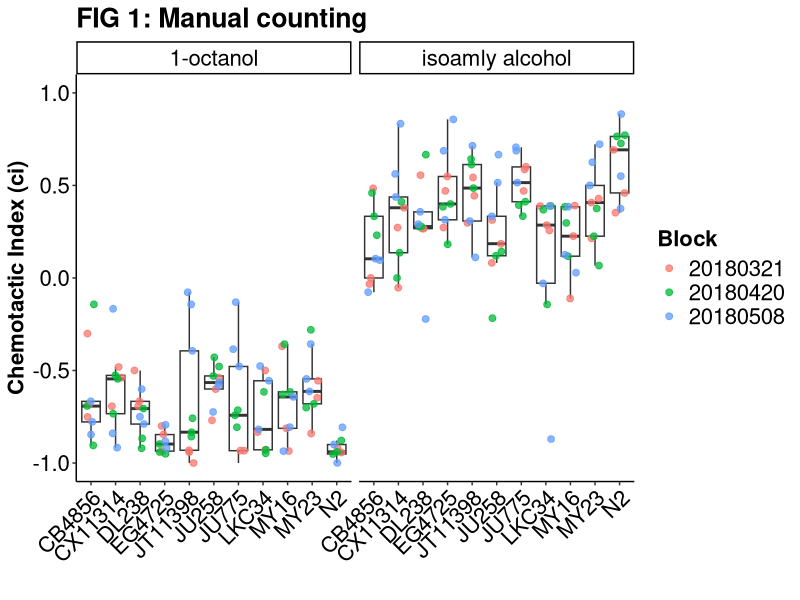
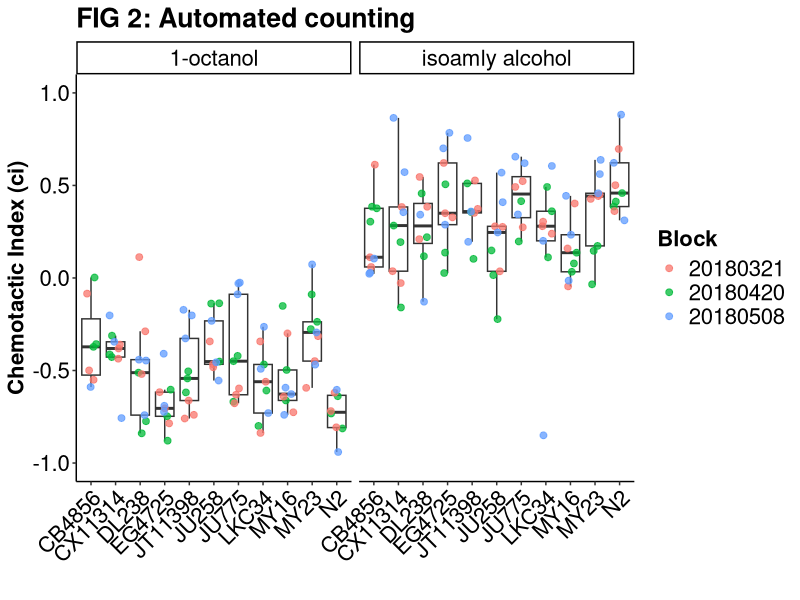
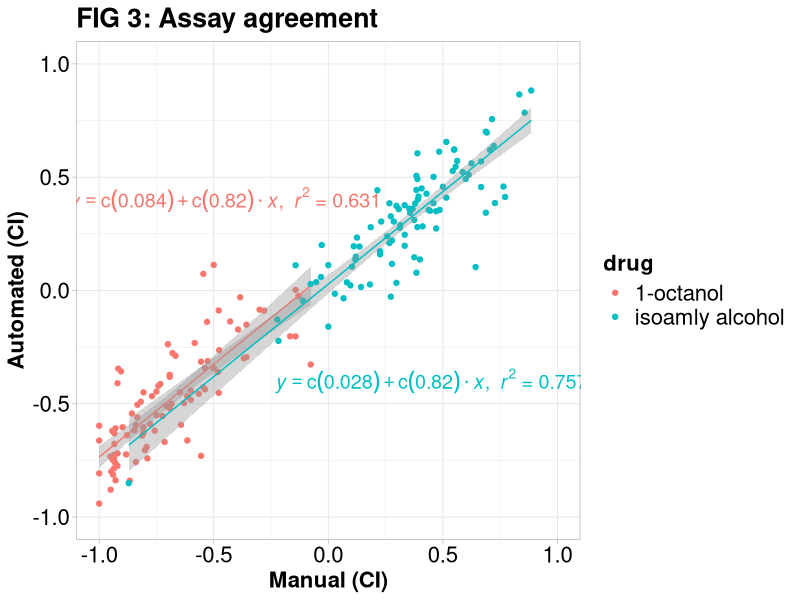
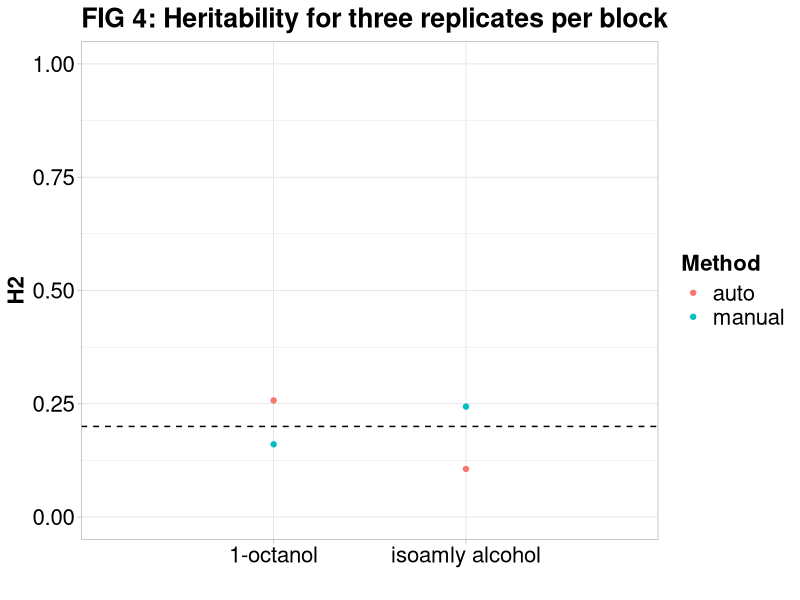
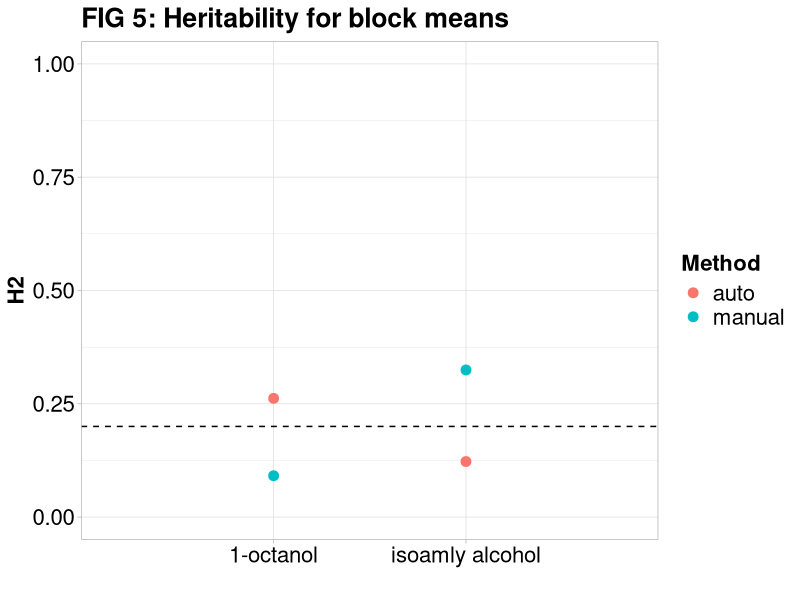
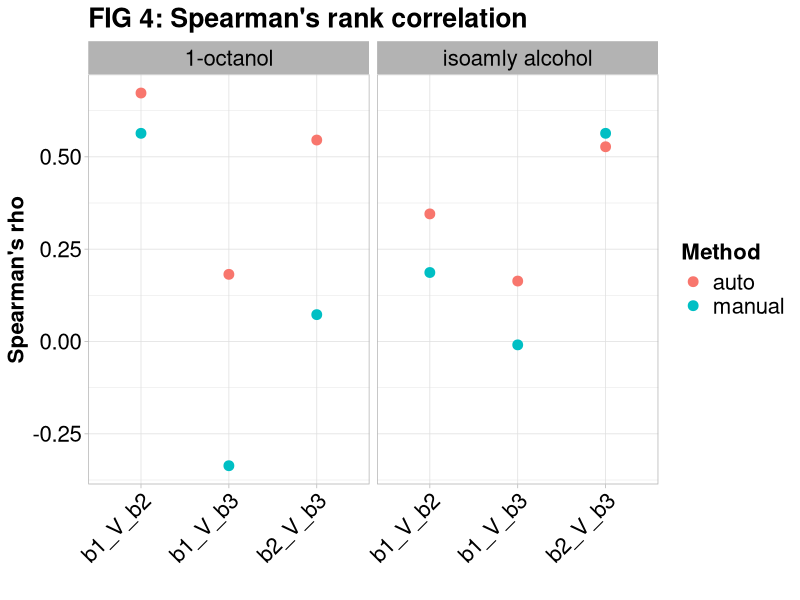
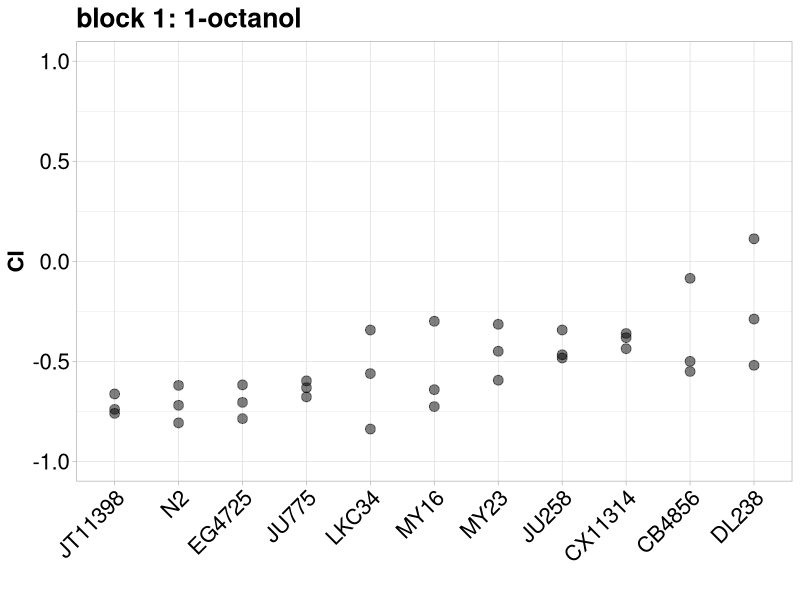
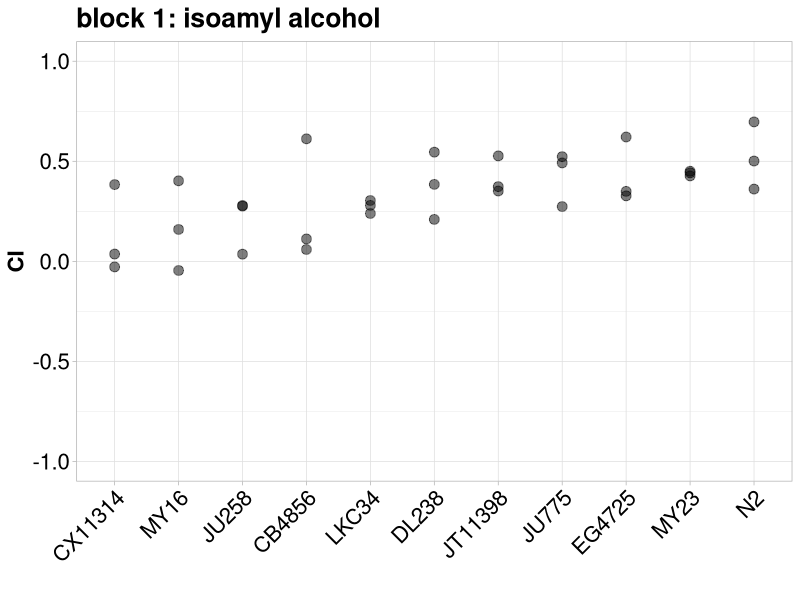

Write the R code that produced these figures, in order. (Note: this script raises an error after producing the figures.)
## ---- chunk 1
library(tidyverse)
library(scales)
try(setwd(dirname(rstudioapi::getActiveDocumentContext()$path)))
## ---- chunk 2
df <- as.data.frame(read.csv(file = "Results_Block_3_4_6b_8.csv", header = T))


df <- df%>%
  dplyr::select(-X, -X.1, -X.2) %>%
  dplyr::filter(CI != "#DIV/0!") %>%
  dplyr::filter(strain != "ED3017") %>%
  dplyr::filter(!is.na(Assay),
                Assay != "20180307") %>% #filter block 20180307
  dplyr::mutate(CI = as.numeric(as.character(CI)),
                drug = ifelse(drug == "isa", "isoamly alcohol", "1-octanol"))

glimpse(df)


# define heritability test
H2.test <- function(data){
  
  pheno <- as.data.frame(dplyr::select(data, phenotype))[,1]
  strain <- as.factor(data$strain)
  
  reffMod <- lme4::lmer(pheno ~ 1 + (1|strain))
  
  Variances <- as.data.frame(lme4::VarCorr(reffMod, comp = "Variance"))
  
  Vg <- Variances$vcov[1]
  Ve <- Variances$vcov[2]
  H2 <- Vg/(Vg+Ve)
  
  return(H2)
}



## ---- chunk 3
# Plotting CI manual counts

fig1 <- ggplot(df %>% dplyr::filter(counter == "manual")) +
  aes(x = strain, y = CI) +
  geom_boxplot(outlier.shape = NA) +
  geom_jitter(aes(color = as.factor(Assay)), width = .25, alpha = 0.75, size = 2)+
  ylim(-1,1) +
  facet_grid(~drug) +
  theme_classic() +
   theme(title = element_text(size = 16, color = "black", face = "bold"),
        axis.title = element_text(size = 16, color = "black", face = "bold"),
        axis.text = element_text(size = 16, color = "black"),
        legend.text = element_text(size = 16, color = "black"),
        strip.text.x = element_text(size = 16, colour = "black")) + 
  labs(title = "FIG 1: Manual counting", color = "Block", x = "", y = "Chemotactic Index (ci)") +
  theme(axis.text.x = element_text(angle = 45, vjust = 1, hjust=1)) +
  theme(legend.position="right")
fig1

ggsave('fig1_manual_CI.pdf', width = 12, height = 8)
ggsave('fig1_manual_CI.png', width = 12, height = 8)

# Plotting automated counts

fig2 <- ggplot(df %>% dplyr::filter(counter == "auto")) +
  aes(x = strain, y = CI) +
  geom_boxplot(outlier.shape = NA) +
  geom_jitter(aes(color = as.factor(Assay)), width = .25, alpha = 0.75, size = 2)+
  facet_grid(~drug) +
  ylim(-1,1) +
  theme_classic() +
   theme(title = element_text(size = 16, color = "black", face = "bold"),
        axis.title = element_text(size = 16, color = "black", face = "bold"),
        axis.text = element_text(size = 16, color = "black"),
        legend.text = element_text(size = 16, color = "black"),
        strip.text.x = element_text(size = 16, colour = "black")) + 
  labs(title = "FIG 2: Automated counting", color = "Block", x = "", y = "Chemotactic Index (ci)") +
  theme(axis.text.x = element_text(angle = 45, vjust = 1, hjust=1)) +
  theme(legend.position="right")
fig2

ggsave('fig2_auto_CI.pdf', width = 12, height = 8)
ggsave('fig2_auto_CI.png', width = 12, height = 8)

# correlation between manual and auto
lm_eqn <- function(df){
    m <- lm(auto_ci ~ man_ci, df);
    eq <- substitute(italic(y) == a + b %.% italic(x)*","~~italic(r)^2~"="~r2, 
         list(a = format(coef(m)[1], digits = 2), 
              b = format(coef(m)[2], digits = 2), 
             r2 = format(summary(m)$r.squared, digits = 3)))
    as.character(as.expression(eq));                 
}
## ---- chunk 4
# Fitting correlation with ggplot to two compopunds manual counts vs. automated counts
df_corr <- df %>%
  dplyr::select(-Drug_Count, -Control_Count, -count) %>%
  tidyr::spread(counter, CI) %>% 
  dplyr::rename(man_ci = manual, auto_ci = auto)

# Add two linear regression plots red = #F8766D, blue = #00BFC4
# show_col(hue_pal()(2))

fig3 <- ggplot() +
  geom_point(data = df_corr %>% dplyr::filter( drug == "1-octanol"), aes(x = man_ci, y = auto_ci, color = as.factor(drug))) +
  geom_smooth(data = df_corr %>% dplyr::filter(drug == "1-octanol"), aes(x = man_ci, y = auto_ci), method=lm, color = "#F8766D", size = 0.5) +
  geom_text(data = df_corr %>% dplyr::filter( drug == "1-octanol"), x = -.45, y = 0.4, label = lm_eqn(df_corr %>% dplyr::filter(drug == "1-octanol")), parse = TRUE, check_overlap = TRUE, color = "#F8766D", size = 5) +
  geom_point(data = df_corr %>% dplyr::filter( drug == "isoamly alcohol"), aes(x = man_ci, y = auto_ci, color = as.factor(drug))) +
  geom_smooth(data = df_corr %>% dplyr::filter(drug == "isoamly alcohol"), aes(x = man_ci, y = auto_ci), method=lm, color = "#00BFC4", size = 0.5) +
  geom_text(data = df_corr %>% dplyr::filter( drug != "1-octanol"), x = .45, y = -0.4, label = lm_eqn(df_corr %>% dplyr::filter(drug != "1-octanol")), parse = TRUE, check_overlap = TRUE, color = "#00BFC4", size = 5) +
  xlim(-1,1) +
  ylim(-1,1) +
   theme_light() +
   theme(title = element_text(size = 16, color = "black", face = "bold"),
        axis.title = element_text(size = 16, color = "black", face = "bold"),
        axis.text = element_text(size = 16, color = "black"),
        legend.text = element_text(size = 16, color = "black")) + 
  labs(title = "FIG 3: Assay agreement", color = "drug", x = "Manual (CI)", y = "Automated (CI)") +
  theme(legend.position="right")
fig3

ggsave('fig3_assay_agreement_CI.pdf', width = 12, height = 8)
ggsave('fig3_assay_agreement_CI.png', width = 12, height = 8)


## ---- chunk 5
# Calculate heritability including three replicates per block
h2_df_full<- df %>%
  dplyr::rename(trait = drug, phenotype = CI) %>%
  dplyr::select(-Drug_Count, -Control_Count, -Image_ID) %>% 
  dplyr::mutate(strain = as.character(strain)) %>%
  dplyr::arrange(counter, trait, strain)

# export heritability dataframe
rio::export(h2_df_full, "chemotaxis_heritability_dataframe.csv")

h2_df<- h2_df_full %>%
  dplyr::group_by(counter, trait) %>%
  dplyr::do(broom::tidy(H2.test(.))) %>%
  dplyr::rename(H2 = x) %>%
  dplyr::ungroup()

fig4 <- ggplot() +
  geom_point(data = h2_df, aes(x = trait, y = H2, color = counter)) +
  #geom_point(data = h2_df %>% dplyr::filter(counter == "auto"), aes(x = trait, y = H2)) +
  #geom_point(data = h2_df %>% dplyr::filter(counter == "manual"), aes(x = trait, y = H2)) +
  ylim(0,1) +
  geom_line(aes(x = c(0,3), y = 0.2), linetype="dashed", color="black") +
  theme_light() +
   theme(title = element_text(size = 16, color = "black", face = "bold"),
        axis.title = element_text(size = 16, color = "black", face = "bold"),
        axis.text = element_text(size = 16, color = "black"),
        legend.text = element_text(size = 16, color = "black")) + 
  labs(title = "FIG 4: Heritability for three replicates per block", color = "Method", x = "", y = "H2") +
  theme(legend.position="right")
fig4

ggsave('fig4_h2_reps.pdf', width = 12, height = 8)
ggsave('fig4_h2_reps.png', width = 12, height = 8)

# Calculate heritability with replicates averaged per block
h2_df_2<- df %>%
  dplyr::group_by(Assay, drug, strain, counter) %>%
  dplyr::mutate(mean_CI = mean(CI)) %>%
  dplyr::distinct(Assay, counter, strain, drug, .keep_all = T) %>%
  dplyr::rename(trait = drug, phenotype = mean_CI) %>%
  dplyr::select(-Drug_Count, -Control_Count, -Image_ID, -CI) %>%
  dplyr::ungroup() %>%
  dplyr::mutate(strain = as.character(strain)) %>%
  dplyr::group_by(counter, trait) %>%
  dplyr::do(broom::tidy(H2.test(.))) %>%
  dplyr::rename(H2 = x) %>%
  dplyr::ungroup()

fig5 <- ggplot() +
  geom_point(data = h2_df_2, aes(x = trait, y = H2, color = counter), size = 3) +
  #geom_point(data = h2_df %>% dplyr::filter(counter == "auto"), aes(x = trait, y = H2)) +
  #geom_point(data = h2_df %>% dplyr::filter(counter == "manual"), aes(x = trait, y = H2)) +
  ylim(0,1) +
  geom_line(aes(x = c(0,3), y = 0.2), linetype="dashed", color="black") +
  theme_light() +
   theme(title = element_text(size = 16, color = "black", face = "bold"),
        axis.title = element_text(size = 16, color = "black", face = "bold"),
        axis.text = element_text(size = 16, color = "black"),
        legend.text = element_text(size = 16, color = "black")) + 
  labs(title = "FIG 5: Heritability for block means", color = "Method", x = "", y = "H2") +
  theme(legend.position="right")
fig5

ggsave('fig5_h2_means.pdf', width = 12, height = 8)
ggsave('fig5_h2_means.png', width = 12, height = 8)

## ---- chunk 6
df_rank <- df %>%
  dplyr::group_by(Assay, drug, strain, counter) %>%
  dplyr::mutate(mean_CI = mean(CI)) %>%
  dplyr::distinct(Assay, counter, strain, drug, .keep_all = T) %>%
  dplyr::group_by(Assay, drug, counter) %>%
  dplyr::mutate(r_CI = rank(CI),
                scaledr_CI = scales::rescale(r_CI, to = range(CI))) %>%
  dplyr::select(Assay, counter, strain, drug, CI) %>%
  tidyr::spread(Assay, CI) %>%
  dplyr::rename("block_1" = `20180321`, "block_2" = `20180420`, "block_3" = `20180508`) %>%
  dplyr::group_by(counter, drug) %>%
  dplyr::mutate(b1_V_b2 = cor(block_1, block_2, method = "spearman"),
                b1_V_b3 = cor(block_1, block_3, method = "spearman"),
                b2_V_b3 = cor(block_2, block_3, method = "spearman")) %>%
  dplyr::distinct(counter, drug, .keep_all = T) %>%
  tidyr::gather(cor, value, b1_V_b2, b1_V_b3, b2_V_b3) %>%
  dplyr::select(-strain, -block_1, -block_2, -block_3)

cor_plot <- ggplot(df_rank) +
  aes(x = cor, y = value, color = counter) +
  geom_point(size = 3) +
  facet_wrap(~drug)+
  theme_light() +
   theme(title = element_text(size = 16, color = "black", face = "bold"),
        axis.title = element_text(size = 16, color = "black", face = "bold"),
        axis.text = element_text(size = 16, color = "black"),
        legend.text = element_text(size = 16, color = "black"),
        strip.text.x = element_text(size = 16, colour = "black"),
        axis.text.x = element_text(angle = 45, hjust = 1)) + 
  labs(title = "FIG 4: Spearman's rank correlation", x = "", y = "Spearman's rho", color = "Method") +
  theme(legend.position="right")
cor_plot

ggsave('fig6_rank_order.pdf', width = 12, height = 8)
ggsave('fig6_rank_order.png', width = 12, height = 8)
## ---- chunk 7
# Function for flagging outliers (used 2.5 * IQR)
flag_outliers <- function(x, na.rm = TRUE, ...) {
  qnt <- quantile(x, probs=c(.25, .75), na.rm = na.rm, ...)
  H <- 2.5 * IQR(x, na.rm = na.rm)
  y <- x
  y[x < (qnt[1] - H)] <- "TRUE"
  y[x > (qnt[2] + H)] <- "TRUE"
  y[x > (qnt[1] - H) & x < (qnt[2] + H)] <- "FALSE"
  y
  }

#remove flagged outliers then take mean of replicates within blocks
df_proc_ranks <- df %>%
  dplyr::group_by(counter, strain, drug) %>%
  dplyr::mutate(CI_outlier = flag_outliers(CI)) %>%
  dplyr::filter(CI_outlier != "TRUE") %>%
  dplyr::group_by(Assay, drug, strain, counter) %>%
  dplyr::mutate(mean_CI = mean(CI))
  
#plot CI by block and method
df_proc_ranks_plot_a <- 
  ggplot(df_proc_ranks %>% dplyr::filter(Assay == "20180321", counter == "auto", drug == "1-octanol")) +
  #geom_boxplot(aes(x = forcats::fct_reorder(strain, mean_CI), y = CI)) +
  geom_point(aes(x = forcats::fct_reorder(strain, mean_CI), y = CI), size = 3, alpha = .5) +
  theme_light() +
  ylim(-1,1) +
  theme(title = element_text(size = 16, color = "black", face = "bold"),
        axis.title = element_text(size = 16, color = "black", face = "bold"),
        axis.text = element_text(size = 16, color = "black"),
        legend.text = element_text(size = 16, color = "black"),
        strip.text.x = element_text(size = 16, colour = "black"),
        axis.text.x = element_text(angle = 45, hjust = 1)) + 
  labs(title = "block 1: 1-octanol", x = "", y = "CI", color = "") +
  theme(legend.position="none")

df_proc_ranks_plot_a
          
df_proc_ranks_plot_b<- 
  ggplot(df_proc_ranks %>% dplyr::filter(Assay == "20180321", counter == "auto", drug == "isoamly alcohol")) +
  #geom_boxplot(aes(x = forcats::fct_reorder(strain, mean_CI), y = CI)) +
  geom_point(aes(x = forcats::fct_reorder(strain, mean_CI), y = CI), size = 3, alpha = .5) +
  theme_light() +
  ylim(-1,1) +
  theme(title = element_text(size = 16, color = "black", face = "bold"),
        axis.title = element_text(size = 16, color = "black", face = "bold"),
        axis.text = element_text(size = 16, color = "black"),
        legend.text = element_text(size = 16, color = "black"),
        strip.text.x = element_text(size = 16, colour = "black"),
        axis.text.x = element_text(angle = 45, hjust = 1)) + 
  labs(title = "block 1: isoamyl alcohol", x = "", y = "CI", color = "") +
  theme(legend.position="none")
df_proc_ranks_plot_b

df_proc_ranks_plot_c<- 
  ggplot(df_proc_ranks %>% dplyr::filter(Assay == "20180420", counter == "auto", drug == "1-octanol")) +
  #geom_boxplot(aes(x = forcats::fct_reorder(strain, mean_CI), y = CI)) +
  geom_point(aes(x = forcats::fct_reorder(strain, mean_CI), y = CI), size = 3, alpha = .5) +
  theme_light() +
  ylim(-1,1) +
  theme(title = element_text(size = 16, color = "black", face = "bold"),
        axis.title = element_text(size = 16, color = "black", face = "bold"),
        axis.text = element_text(size = 16, color = "black"),
        legend.text = element_text(size = 16, color = "black"),
        strip.text.x = element_text(size = 16, colour = "black"),
        axis.text.x = element_text(angle = 45, hjust = 1)) + 
  labs(title = "block 2: 1-octanol", x = "", y = "CI", color = "") +
  theme(legend.position="none")
df_proc_ranks_plot_c

df_proc_ranks_plot_d<- 
  ggplot(df_proc_ranks %>% dplyr::filter(Assay == "20180420", counter == "auto", drug == "isoamly alcohol")) +
  #geom_boxplot(aes(x = forcats::fct_reorder(strain, mean_CI), y = CI)) +
  geom_point(aes(x = forcats::fct_reorder(strain, mean_CI), y = CI), size = 3, alpha = .5) +
  theme_light() +
  ylim(-1,1) +
  theme(title = element_text(size = 16, color = "black", face = "bold"),
        axis.title = element_text(size = 16, color = "black", face = "bold"),
        axis.text = element_text(size = 16, color = "black"),
        legend.text = element_text(size = 16, color = "black"),
        strip.text.x = element_text(size = 16, colour = "black"),
        axis.text.x = element_text(angle = 45, hjust = 1)) + 
  labs(title = "block 2: isoamyl alcohol", x = "", y = "CI", color = "") +
  theme(legend.position="none")
df_proc_ranks_plot_d

df_proc_ranks_plot_e<- 
  ggplot(df_proc_ranks %>% dplyr::filter(Assay == "20180508", counter == "auto", drug == "1-octanol")) +
  #geom_boxplot(aes(x = forcats::fct_reorder(strain, mean_CI), y = CI)) +
  geom_point(aes(x = forcats::fct_reorder(strain, mean_CI), y = CI), size = 3, alpha = .5) +
  theme_light() +
  ylim(-1,1) +
  theme(title = element_text(size = 16, color = "black", face = "bold"),
        axis.title = element_text(size = 16, color = "black", face = "bold"),
        axis.text = element_text(size = 16, color = "black"),
        legend.text = element_text(size = 16, color = "black"),
        strip.text.x = element_text(size = 16, colour = "black"),
        axis.text.x = element_text(angle = 45, hjust = 1)) + 
  labs(title = "block 3: 1-octanol", x = "", y = "CI", color = "") +
  theme(legend.position="none")
df_proc_ranks_plot_e

df_proc_ranks_plot_f<- 
  ggplot(df_proc_ranks %>% dplyr::filter(Assay == "20180508", counter == "auto", drug == "isoamly alcohol")) +
  #geom_boxplot(aes(x = forcats::fct_reorder(strain, mean_CI), y = CI)) +
  geom_point(aes(x = forcats::fct_reorder(strain, mean_CI), y = CI), size = 3, alpha = .5) +
  theme_light() +
  ylim(-1,1) +
  theme(title = element_text(size = 16, color = "black", face = "bold"),
        axis.title = element_text(size = 16, color = "black", face = "bold"),
        axis.text = element_text(size = 16, color = "black"),
        legend.text = element_text(size = 16, color = "black"),
        strip.text.x = element_text(size = 16, colour = "black"),
        axis.text.x = element_text(angle = 45, hjust = 1)) + 
  labs(title = "block 3: isoamyl alcohol", x = "", y = "CI", color = "") +
  theme(legend.position="none")
df_proc_ranks_plot_f

test <- cowplot::plot_grid(df_proc_ranks_plot_a, df_proc_ranks_plot_b, df_proc_ranks_plot_c, df_proc_ranks_plot_d, df_proc_ranks_plot_e, df_proc_ranks_plot_f, ncol = 2, nrow = 3, align = "vh")
test

ggsave('fig7_rank_auto.pdf', width = 24, height = 16)
ggsave('fig7_rank_auto.png', width = 24, height = 16)

# Plot manual count ranks too

df_proc_ranks_plot_a <- 
  ggplot(df_proc_ranks %>% dplyr::filter(Assay == "20180321", counter == "manual", drug == "1-octanol")) +
  #geom_boxplot(aes(x = forcats::fct_reorder(strain, mean_CI), y = CI)) +
  geom_point(aes(x = forcats::fct_reorder(strain, mean_CI), y = CI), size = 3, alpha = .5) +
  theme_light() +
  ylim(-1,1) +
  theme(title = element_text(size = 16, color = "black", face = "bold"),
        axis.title = element_text(size = 16, color = "black", face = "bold"),
        axis.text = element_text(size = 16, color = "black"),
        legend.text = element_text(size = 16, color = "black"),
        strip.text.x = element_text(size = 16, colour = "black"),
        axis.text.x = element_text(angle = 45, hjust = 1)) + 
  labs(title = "block 1: 1-octanol", x = "", y = "CI", color = "") +
  theme(legend.position="none")

df_proc_ranks_plot_a
          
df_proc_ranks_plot_b<- 
  ggplot(df_proc_ranks %>% dplyr::filter(Assay == "20180321", counter == "manual", drug == "isoamly alcohol")) +
  #geom_boxplot(aes(x = forcats::fct_reorder(strain, mean_CI), y = CI)) +
  geom_point(aes(x = forcats::fct_reorder(strain, mean_CI), y = CI), size = 3, alpha = .5) +
  theme_light() +
  ylim(-1,1) +
  theme(title = element_text(size = 16, color = "black", face = "bold"),
        axis.title = element_text(size = 16, color = "black", face = "bold"),
        axis.text = element_text(size = 16, color = "black"),
        legend.text = element_text(size = 16, color = "black"),
        strip.text.x = element_text(size = 16, colour = "black"),
        axis.text.x = element_text(angle = 45, hjust = 1)) + 
  labs(title = "block 1: isoamyl alcohol", x = "", y = "CI", color = "") +
  theme(legend.position="none")
df_proc_ranks_plot_b

df_proc_ranks_plot_c<- 
  ggplot(df_proc_ranks %>% dplyr::filter(Assay == "20180420", counter == "manual", drug == "1-octanol")) +
  #geom_boxplot(aes(x = forcats::fct_reorder(strain, mean_CI), y = CI)) +
  geom_point(aes(x = forcats::fct_reorder(strain, mean_CI), y = CI), size = 3, alpha = .5) +
  theme_light() +
  ylim(-1,1) +
  theme(title = element_text(size = 16, color = "black", face = "bold"),
        axis.title = element_text(size = 16, color = "black", face = "bold"),
        axis.text = element_text(size = 16, color = "black"),
        legend.text = element_text(size = 16, color = "black"),
        strip.text.x = element_text(size = 16, colour = "black"),
        axis.text.x = element_text(angle = 45, hjust = 1)) + 
  labs(title = "block 2: 1-octanol", x = "", y = "CI", color = "") +
  theme(legend.position="none")
df_proc_ranks_plot_c

df_proc_ranks_plot_d<- 
  ggplot(df_proc_ranks %>% dplyr::filter(Assay == "20180420", counter == "manual", drug == "isoamly alcohol")) +
  #geom_boxplot(aes(x = forcats::fct_reorder(strain, mean_CI), y = CI)) +
  geom_point(aes(x = forcats::fct_reorder(strain, mean_CI), y = CI), size = 3, alpha = .5) +
  theme_light() +
  ylim(-1,1) +
  theme(title = element_text(size = 16, color = "black", face = "bold"),
        axis.title = element_text(size = 16, color = "black", face = "bold"),
        axis.text = element_text(size = 16, color = "black"),
        legend.text = element_text(size = 16, color = "black"),
        strip.text.x = element_text(size = 16, colour = "black"),
        axis.text.x = element_text(angle = 45, hjust = 1)) + 
  labs(title = "block 2: isoamyl alcohol", x = "", y = "CI", color = "") +
  theme(legend.position="none")
df_proc_ranks_plot_d

df_proc_ranks_plot_e<- 
  ggplot(df_proc_ranks %>% dplyr::filter(Assay == "20180508", counter == "manual", drug == "1-octanol")) +
  #geom_boxplot(aes(x = forcats::fct_reorder(strain, mean_CI), y = CI)) +
  geom_point(aes(x = forcats::fct_reorder(strain, mean_CI), y = CI), size = 3, alpha = .5) +
  theme_light() +
  ylim(-1,1) +
  theme(title = element_text(size = 16, color = "black", face = "bold"),
        axis.title = element_text(size = 16, color = "black", face = "bold"),
        axis.text = element_text(size = 16, color = "black"),
        legend.text = element_text(size = 16, color = "black"),
        strip.text.x = element_text(size = 16, colour = "black"),
        axis.text.x = element_text(angle = 45, hjust = 1)) + 
  labs(title = "block 3: 1-octanol", x = "", y = "CI", color = "") +
  theme(legend.position="none")
df_proc_ranks_plot_e

df_proc_ranks_plot_f<- 
  ggplot(df_proc_ranks %>% dplyr::filter(Assay == "20180508", counter == "manual", drug == "isoamly alcohol")) +
  #geom_boxplot(aes(x = forcats::fct_reorder(strain, mean_CI), y = CI)) +
  geom_point(aes(x = forcats::fct_reorder(strain, mean_CI), y = CI), size = 3, alpha = .5) +
  theme_light() +
  ylim(-1,1) +
  theme(title = element_text(size = 16, color = "black", face = "bold"),
        axis.title = element_text(size = 16, color = "black", face = "bold"),
        axis.text = element_text(size = 16, color = "black"),
        legend.text = element_text(size = 16, color = "black"),
        strip.text.x = element_text(size = 16, colour = "black"),
        axis.text.x = element_text(angle = 45, hjust = 1)) + 
  labs(title = "block 3: isoamyl alcohol", x = "", y = "CI", color = "") +
  theme(legend.position="none")
df_proc_ranks_plot_f

test_manual <- cowplot::plot_grid(df_proc_ranks_plot_a, df_proc_ranks_plot_b, df_proc_ranks_plot_c, df_proc_ranks_plot_d, df_proc_ranks_plot_e, df_proc_ranks_plot_f, ncol = 2, nrow = 3, align = "vh")

ggsave('fig7_rank_manual.pdf', width = 24, height = 16)
ggsave('fig7_rank_manual.png', width = 24, height = 16)

# calculate spearman's rho for outlier filtered data
df_proc_rank_cor <- df_proc_ranks %>%
  dplyr::select(Assay, counter, strain, drug, CI) %>%
  tidyr::spread(Assay, CI) %>%
  dplyr::rename("block_1" = `20180321`, "block_2" = `20180420`, "block_3" = `20180508`) %>%
  dplyr::group_by(counter, drug) %>%
  dplyr::mutate(b1_V_b2 = cor(block_1, block_2, method = "spearman"),
                b1_V_b3 = cor(block_1, block_3, method = "spearman"),
                b2_V_b3 = cor(block_2, block_3, method = "spearman")) %>%
  dplyr::distinct(counter, drug, .keep_all = T) %>%
  tidyr::gather(cor, value, b1_V_b2, b1_V_b3, b2_V_b3) %>%
  dplyr::select(-strain, -block_1, -block_2, -block_3)

#ggsave('fig.pdf', width = 12, height = 8)
#ggsave('fig.png', width = 12, height = 8)
